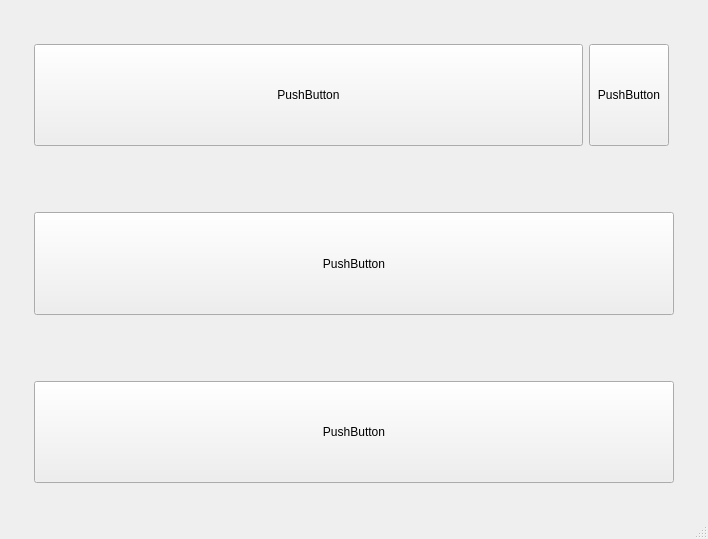
<?xml version="1.0" encoding="UTF-8"?>
<ui version="4.0">
 <class>MainWindow</class>
 <widget class="QMainWindow" name="MainWindow">
  <property name="geometry">
   <rect>
    <x>0</x>
    <y>0</y>
    <width>708</width>
    <height>539</height>
   </rect>
  </property>
  <property name="windowTitle">
   <string>MainWindow</string>
  </property>
  <widget class="QWidget" name="centralwidget">
   <layout class="QVBoxLayout" name="verticalLayout_2">
    <item>
     <layout class="QVBoxLayout" name="parent_layout">
      <item>
       <layout class="QHBoxLayout" name="layout_start_stop" stretch="9,1">
        <property name="leftMargin">
         <number>25</number>
        </property>
        <property name="topMargin">
         <number>35</number>
        </property>
        <property name="rightMargin">
         <number>30</number>
        </property>
        <property name="bottomMargin">
         <number>25</number>
        </property>
        <item>
         <widget class="QPushButton" name="emergency_stop_button">
          <property name="sizePolicy">
           <sizepolicy hsizetype="Minimum" vsizetype="Ignored">
            <horstretch>0</horstretch>
            <verstretch>0</verstretch>
           </sizepolicy>
          </property>
          <property name="text">
           <string>PushButton</string>
          </property>
         </widget>
        </item>
        <item>
         <widget class="QPushButton" name="emergency_stop_button_settings">
          <property name="sizePolicy">
           <sizepolicy hsizetype="MinimumExpanding" vsizetype="Ignored">
            <horstretch>0</horstretch>
            <verstretch>0</verstretch>
           </sizepolicy>
          </property>
          <property name="text">
           <string>PushButton</string>
          </property>
         </widget>
        </item>
       </layout>
      </item>
      <item>
       <layout class="QHBoxLayout" name="layout_binds" stretch="0">
        <property name="leftMargin">
         <number>25</number>
        </property>
        <property name="topMargin">
         <number>35</number>
        </property>
        <property name="rightMargin">
         <number>25</number>
        </property>
        <property name="bottomMargin">
         <number>25</number>
        </property>
        <item>
         <widget class="QPushButton" name="binds_button">
          <property name="sizePolicy">
           <sizepolicy hsizetype="Minimum" vsizetype="Ignored">
            <horstretch>0</horstretch>
            <verstretch>0</verstretch>
           </sizepolicy>
          </property>
          <property name="text">
           <string>PushButton</string>
          </property>
         </widget>
        </item>
       </layout>
      </item>
      <item>
       <layout class="QHBoxLayout" name="layout_add_binds">
        <property name="leftMargin">
         <number>25</number>
        </property>
        <property name="topMargin">
         <number>35</number>
        </property>
        <property name="rightMargin">
         <number>25</number>
        </property>
        <property name="bottomMargin">
         <number>25</number>
        </property>
        <item>
         <widget class="QPushButton" name="add_binds_button">
          <property name="sizePolicy">
           <sizepolicy hsizetype="Minimum" vsizetype="Ignored">
            <horstretch>0</horstretch>
            <verstretch>0</verstretch>
           </sizepolicy>
          </property>
          <property name="text">
           <string>PushButton</string>
          </property>
         </widget>
        </item>
       </layout>
      </item>
     </layout>
    </item>
   </layout>
  </widget>
  <widget class="QMenuBar" name="menubar">
   <property name="geometry">
    <rect>
     <x>0</x>
     <y>0</y>
     <width>708</width>
     <height>26</height>
    </rect>
   </property>
  </widget>
  <widget class="QStatusBar" name="statusbar"/>
 </widget>
 <resources/>
 <connections/>
</ui>
